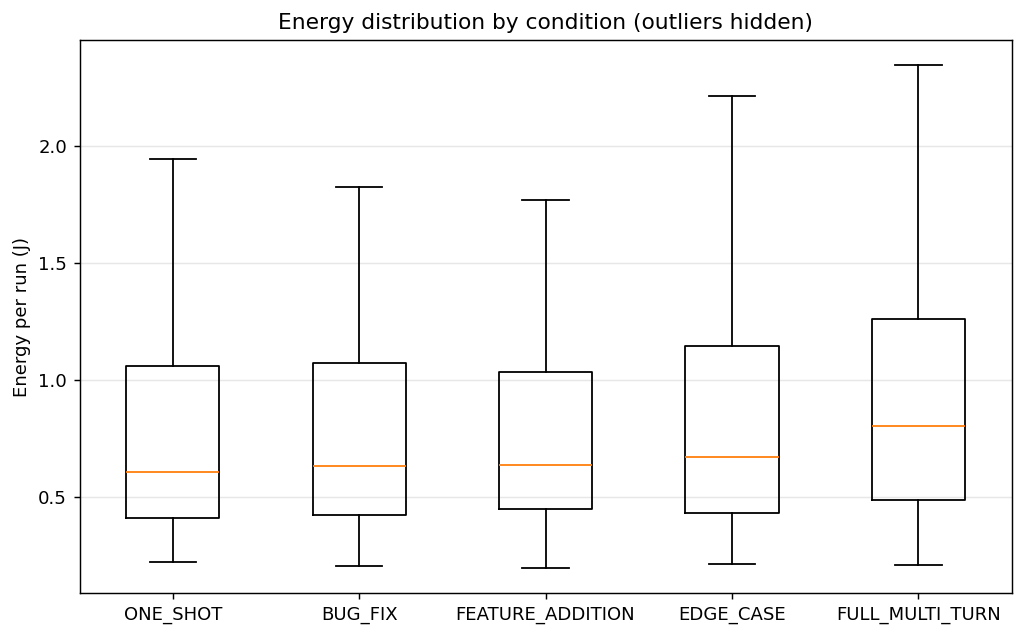
#> input picture docx/images/fig01_energy_box.png, 1024 x 637 px; its folder holds only this picture in this run
$ python code.py
#> lines starting #> are read from the running program, lines starting #| are printed output that depends on the picture
import os
from pathlib import Path
from PIL import Image
import numpy as np


def rotate_and_crop(input_dir, output_dir, angle_degrees, crop_size):
    """
    Rotate each image in input_dir by angle_degrees, then center-crop or pad
    to exactly crop_size (width, height).

    Args:
        input_dir (str): Directory containing input images.
        output_dir (str): Directory to save processed images.
        angle_degrees (float): Rotation angle in degrees (counter-clockwise).
        crop_size (tuple): Target size as (width, height).
    """
#> called with input_dir = './images', output_dir = './output', angle_degrees = 30, crop_size = (512, 512)
    input_dir = Path(input_dir)
    output_dir = Path(output_dir)
    output_dir.mkdir(parents=True, exist_ok=True)

    target_w, target_h = crop_size
    valid_exts = {'.jpg', '.jpeg', '.png', '.bmp', '.tiff', '.tif', '.webp'}

    for img_path in sorted(input_dir.iterdir()):
        if not img_path.is_file() or img_path.suffix.lower() not in valid_exts:
            continue

        try:
            with Image.open(img_path) as img:
                # Preserve alpha channel if present
#> img is the input picture: PIL image 1024x637 RGBA; mean R, G, B, A 247.9, 247.7, 247.5, 255
                has_alpha = img.mode in ('RGBA', 'LA') or (
                    img.mode == 'P' and 'transparency' in img.info
                )
#> has_alpha = True
                working = img.convert('RGBA' if has_alpha else 'RGB')

                # Rotate around center; expand=True gives full rotated image,
                # fill with transparent for alpha, black for RGB.
                fill = (0, 0, 0, 0) if has_alpha else (0, 0, 0)
#> fill = (0, 0, 0, 0)
                rotated = working.rotate(
                    angle_degrees,
                    resample=Image.BICUBIC,
                    expand=True,
                    fillcolor=fill,
                )
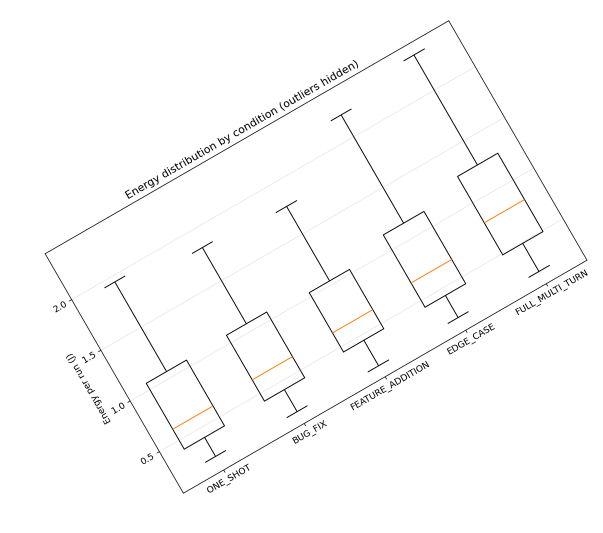
#> rotated: PIL image 1206x1065 RGBA (shown at 1/2 size); mean R, G, B, A 125.7, 125.6, 125.5, 129.5; transparent parts drawn white

                # Center-crop or pad to exact target size
                result = _center_crop_or_pad(rotated, target_w, target_h, fill)

                # Drop alpha if original didn't have it
                if not has_alpha and result.mode == 'RGBA':
                    result = result.convert('RGB')

                # Save preserving original format where reasonable
                out_path = output_dir / img_path.name
                save_kwargs = {}
                if img_path.suffix.lower() in ('.jpg', '.jpeg'):
                    save_kwargs['quality'] = 95
                    save_kwargs['subsampling'] = 0
                result.save(out_path, **save_kwargs)

        except Exception as e:
            print(f"Failed to process {img_path.name}: {e}")


def _center_crop_or_pad(img, target_w, target_h, fill):
    """Center-crop if larger than target, pad if smaller."""
#> called with target_w = 512, target_h = 512, fill = (0, 0, 0, 0)
    w, h = img.size
#> w = 1206; h = 1065

    # Compute source box in original image (may exceed bounds if padding needed)
    left = (w - target_w) // 2
#> left = 347
    top = (h - target_h) // 2
#> top = 276
    right = left + target_w
#> right = 859
    bottom = top + target_h
#> bottom = 788

    if w >= target_w and h >= target_h:
        # Pure crop
        return img.crop((left, top, right, bottom))
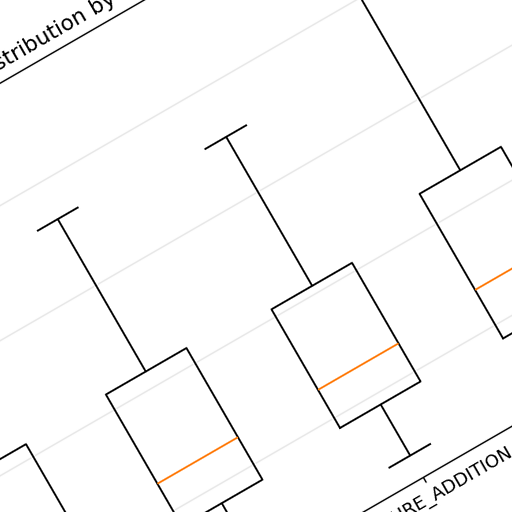
#> returned value: PIL image 512x512 RGBA; mean R, G, B, A 247.2, 247, 246.8, 252.8; transparent parts drawn white

    # Need padding: create canvas and paste the crop region (clipped to img)
    canvas = Image.new(img.mode, (target_w, target_h), fill)

    src_left = max(0, left)
    src_top = max(0, top)
    src_right = min(w, right)
    src_bottom = min(h, bottom)

    if src_right > src_left and src_bottom > src_top:
        region = img.crop((src_left, src_top, src_right, src_bottom))
        paste_x = src_left - left
        paste_y = src_top - top
        if region.mode == 'RGBA' and canvas.mode == 'RGBA':
            canvas.paste(region, (paste_x, paste_y), region)
        else:
            canvas.paste(region, (paste_x, paste_y))

    return canvas


# Example usage
if __name__ == '__main__':
    rotate_and_crop(
        input_dir='./images',
        output_dir='./output',
        angle_degrees=30,
        crop_size=(512, 512),
    )

$ run again, on docx/images/fig05_energy_by_model.png
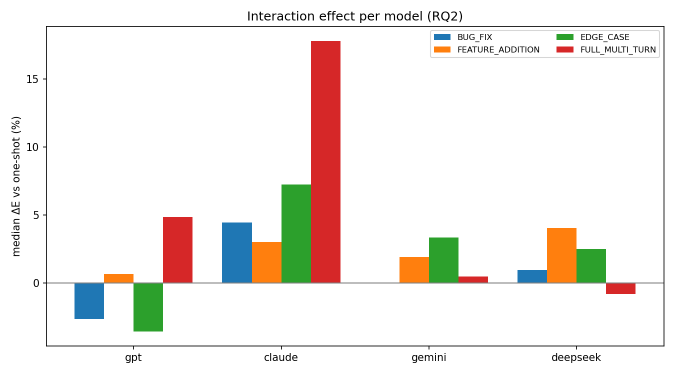
#> input picture docx/images/fig05_energy_by_model.png, 1350 x 750 px (shown at 1/2 size)
#> in rotate_and_crop, img is the input picture: PIL image 1350x750 RGBA; mean R, G, B, A 241.2, 236.8, 232.8, 255
#> has_alpha = True
#> fill = (0, 0, 0, 0)
#> in rotate_and_crop, `rotated = working.rotate( angle_degrees, resample=Image.BICUBIC, expan..`:
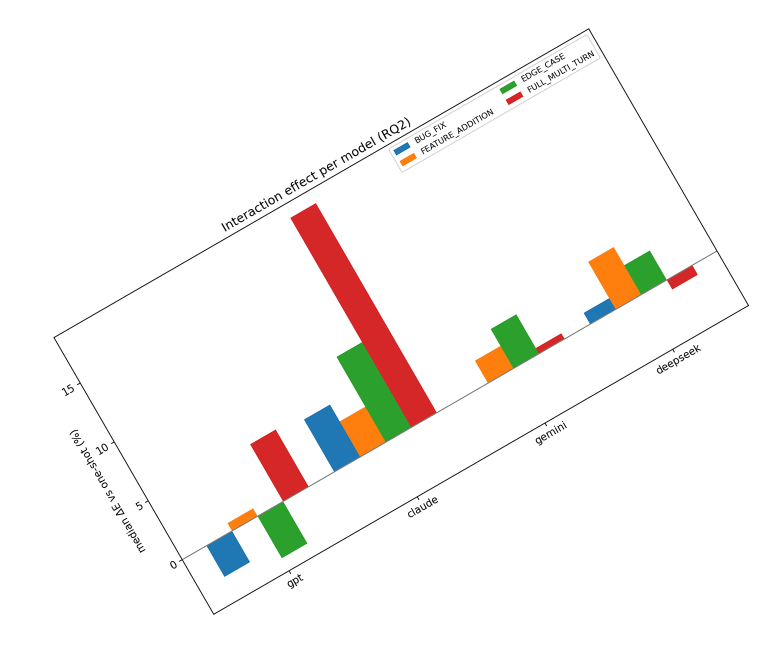
#> rotated: PIL image 1546x1326 RGBA (shown at 1/2 size); mean R, G, B, A 119, 116.8, 114.9, 125.9; transparent parts drawn white
#> in _center_crop_or_pad, `return img.crop((left, top, right, bottom))`:
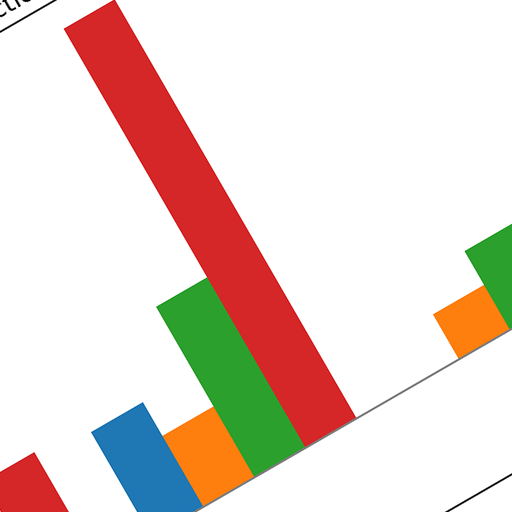
#> returned value: PIL image 512x512 RGBA; mean R, G, B, A 232.3, 216.1, 208.1, 255

$ run again, on docx/images/fig06_runtime_vs_energy.png
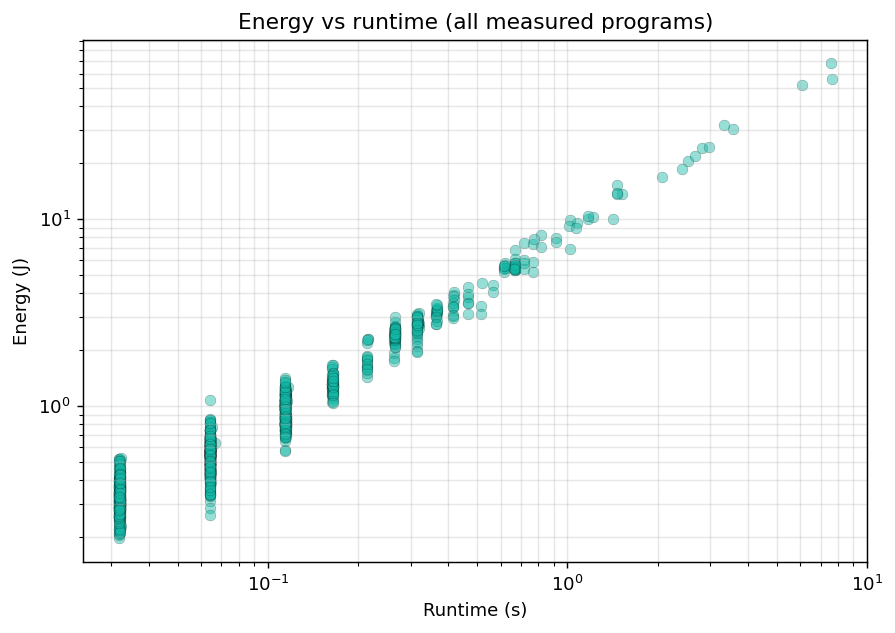
#> input picture docx/images/fig06_runtime_vs_energy.png, 895 x 633 px
#> in rotate_and_crop, img is the input picture: PIL image 895x633 RGBA; mean R, G, B, A 246.4, 248.3, 248.1, 255
#> has_alpha = True
#> fill = (0, 0, 0, 0)
#> in rotate_and_crop, `rotated = working.rotate( angle_degrees, resample=Image.BICUBIC, expan..`:
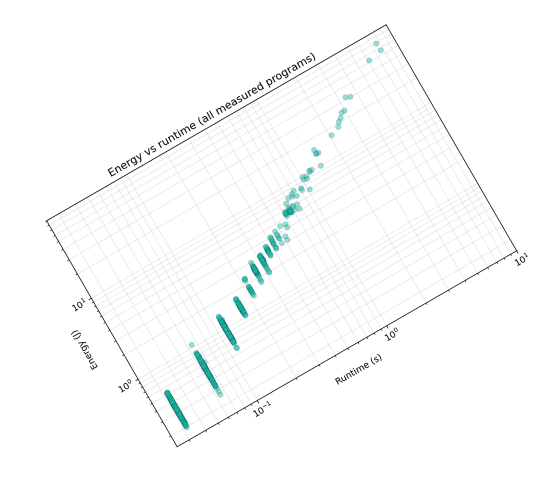
#> rotated: PIL image 1093x997 RGBA (shown at 1/2 size); mean R, G, B, A 128, 128.9, 128.8, 132.6; transparent parts drawn white
#> in _center_crop_or_pad, `return img.crop((left, top, right, bottom))`:
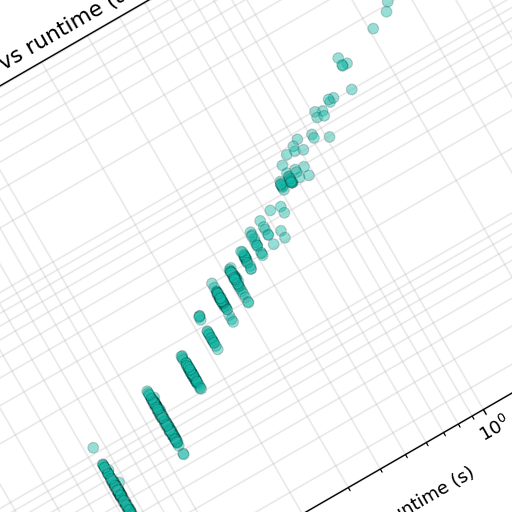
#> returned value: PIL image 512x512 RGBA; mean R, G, B, A 242.8, 245.9, 245.6, 252.5; transparent parts drawn white

$ run again, on docx/images/fig07_sloc_by_condition.png
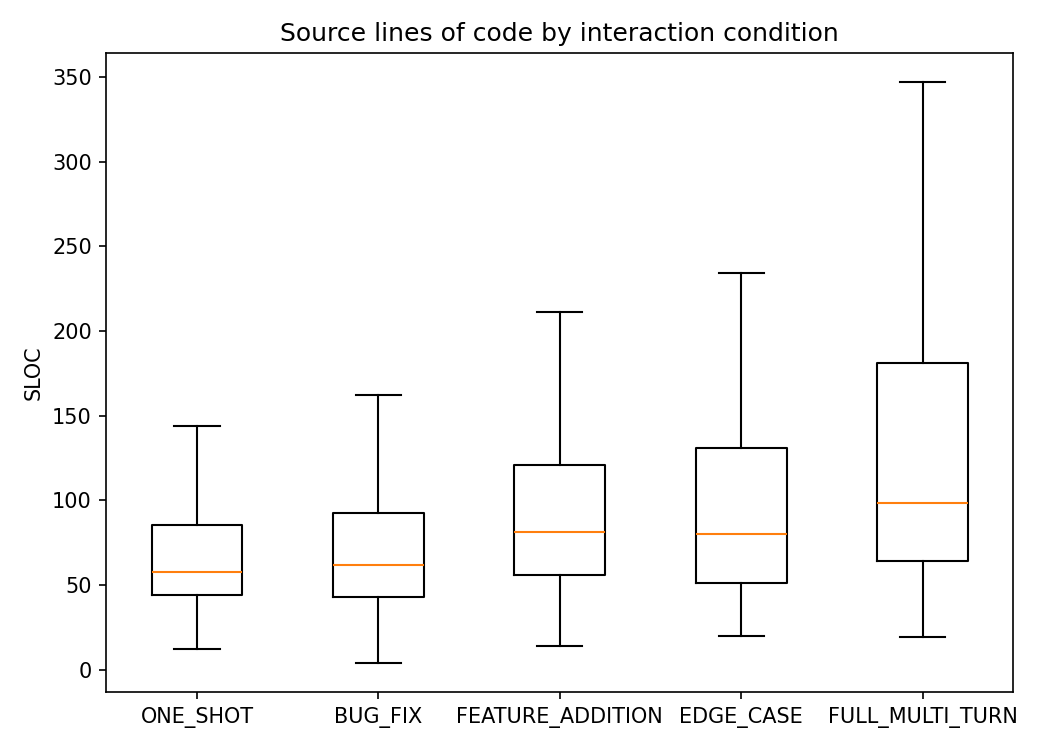
#> input picture docx/images/fig07_sloc_by_condition.png, 1050 x 750 px
#> in rotate_and_crop, img is the input picture: PIL image 1050x750 RGBA; mean R, G, B, A 248.3, 248.2, 248, 255
#> has_alpha = True
#> fill = (0, 0, 0, 0)
#> in rotate_and_crop, `rotated = working.rotate( angle_degrees, resample=Image.BICUBIC, expan..`:
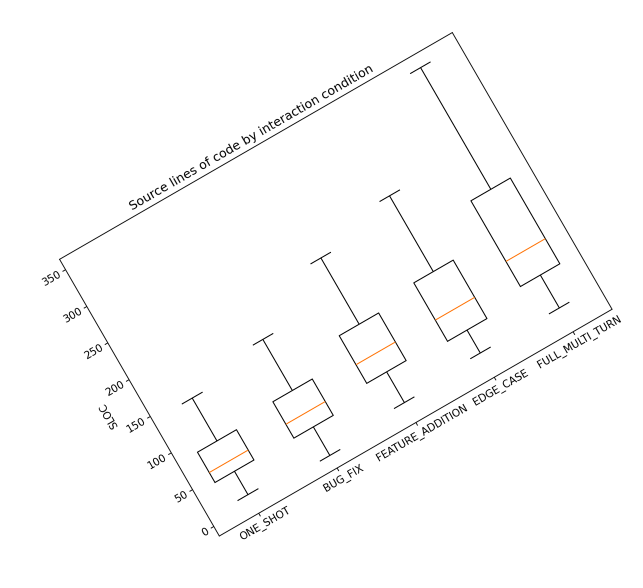
#> rotated: PIL image 1286x1176 RGBA (shown at 1/2 size); mean R, G, B, A 129.2, 129.1, 129.1, 132.8; transparent parts drawn white
#> in _center_crop_or_pad, `return img.crop((left, top, right, bottom))`:
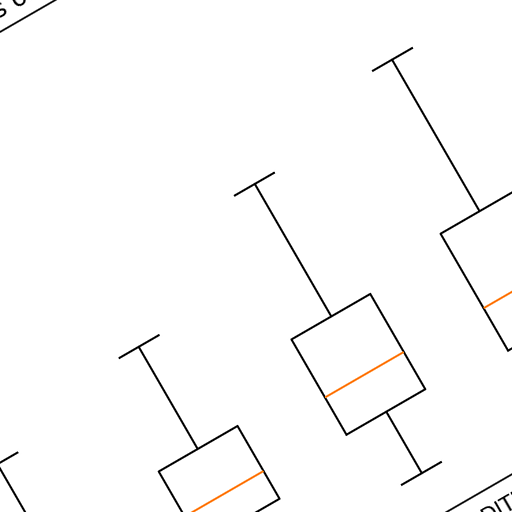
#> returned value: PIL image 512x512 RGBA; mean R, G, B, A 251.3, 251.1, 250.9, 255

$ run again, on docx/images/fig02_median_energy.png
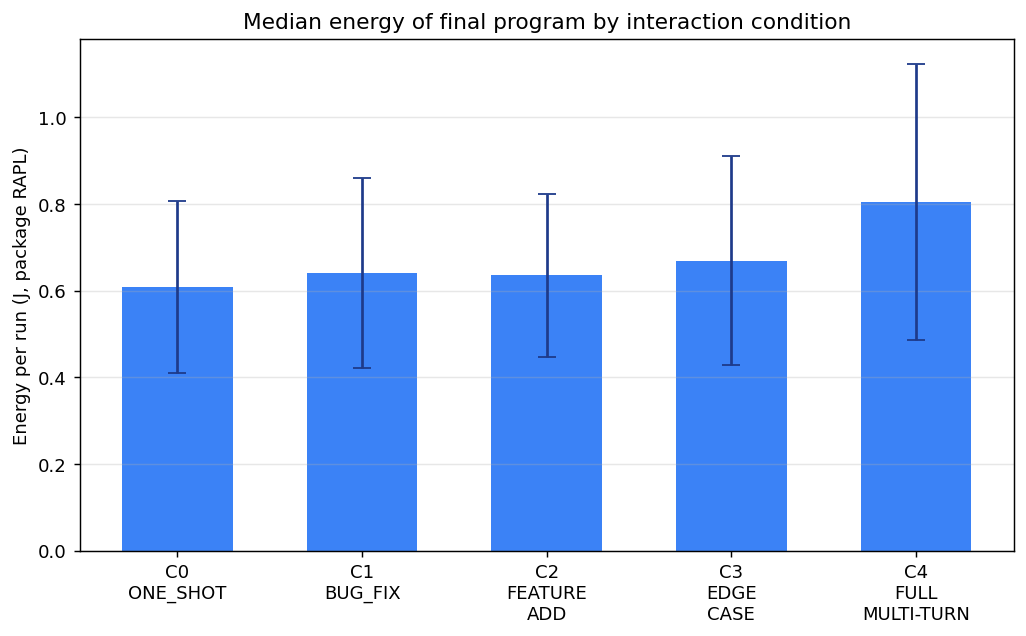
#> input picture docx/images/fig02_median_energy.png, 1026 x 636 px
#> in rotate_and_crop, img is the input picture: PIL image 1026x636 RGBA; mean R, G, B, A 201.7, 219.1, 247.7, 255
#> has_alpha = True
#> fill = (0, 0, 0, 0)
#> in rotate_and_crop, `rotated = working.rotate( angle_degrees, resample=Image.BICUBIC, expan..`:
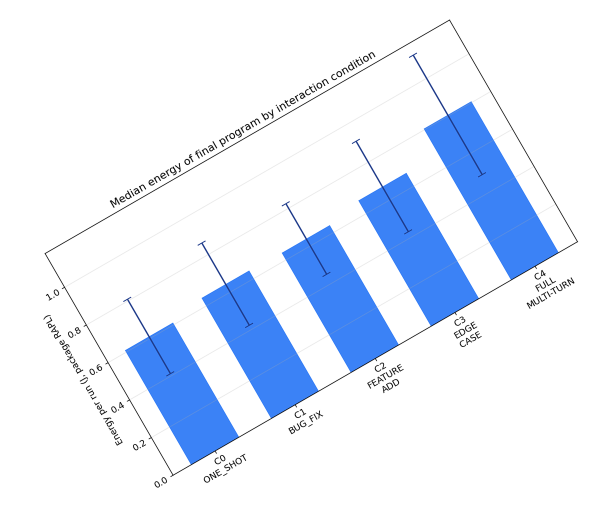
#> rotated: PIL image 1208x1064 RGBA (shown at 1/2 size); mean R, G, B, A 102.2, 111.1, 125.6, 129.5; transparent parts drawn white
#> in _center_crop_or_pad, `return img.crop((left, top, right, bottom))`:
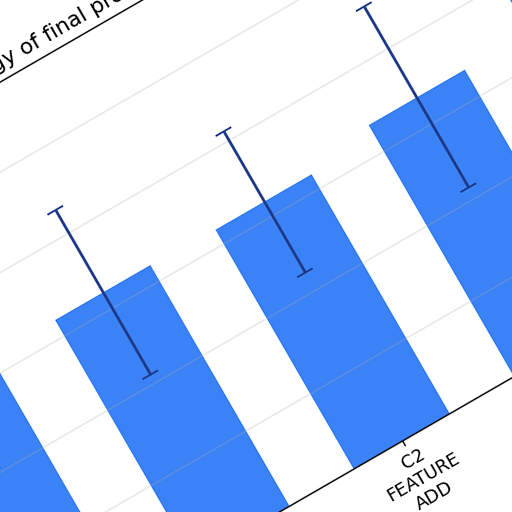
#> returned value: PIL image 512x512 RGBA; mean R, G, B, A 186.2, 209.2, 246.9, 252.7; transparent parts drawn white
